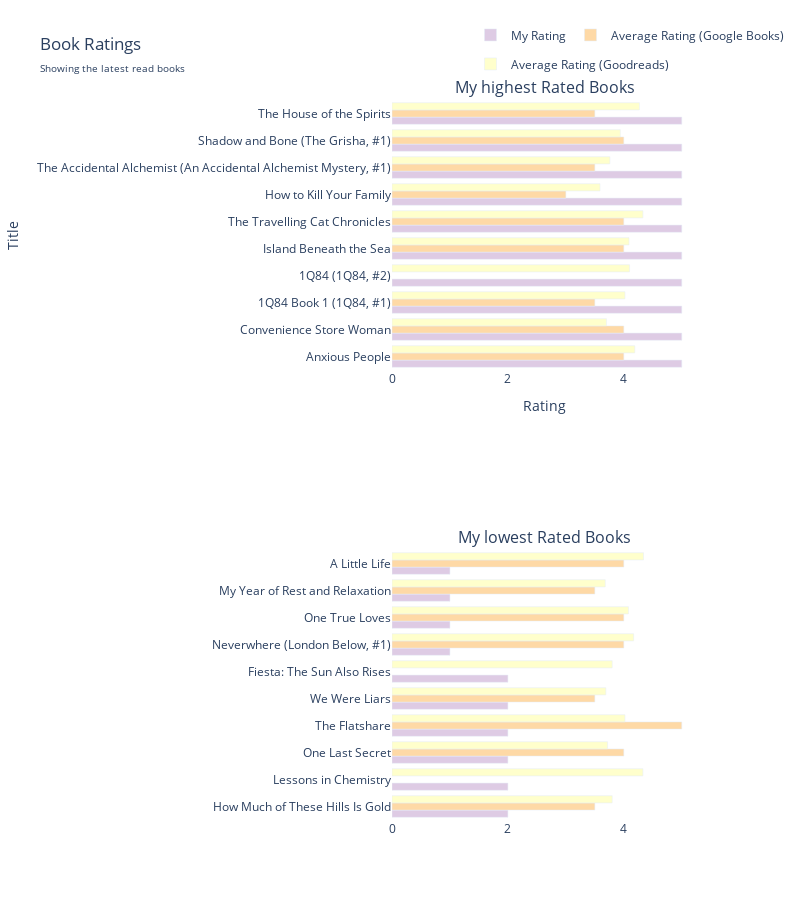

Notebook cell for this chart:
### Code cell
# from apps.viz import plot_book_ratings

plot_book_ratings(myreads)

### Figure 1 — Plotly figure (JSON) as saved in the notebook; plotly's stock layout.template omitted (floating-point values rounded to 4 significant figures)
{"data": [{"legendgroup": "My Rating", "marker": {"color": "rgb(222,203,228)"}, "name": "My Rating", "orientation": "h", "type": "bar", "x": [5, 5, 5, 5, 5, 5, 5, 5, 5, 5], "xaxis": "x", "y": ["Anxious People", "Convenience Store Woman", "1Q84 Book 1 (1Q84, #1)", "1Q84 (1Q84, #2)", "Island Beneath the Sea", "The Travelling Cat Chronicles", "How to Kill Your Family", "The Accidental Alchemist (An Accidental Alchemist Mystery, #1)", "Shadow and Bone (The Grisha, #1)", "The House of the Spirits"], "yaxis": "y"}, {"legendgroup": "Average Rating (Google Books)", "marker": {"color": "rgb(254,217,166)"}, "name": "Average Rating (Google Books)", "orientation": "h", "type": "bar", "x": [4, 4, 3.5, null, 4, 4, 3, 3.5, 4, 3.5], "xaxis": "x", "y": ["Anxious People", "Convenience Store Woman", "1Q84 Book 1 (1Q84, #1)", "1Q84 (1Q84, #2)", "Island Beneath the Sea", "The Travelling Cat Chronicles", "How to Kill Your Family", "The Accidental Alchemist (An Accidental Alchemist Mystery, #1)", "Shadow and Bone (The Grisha, #1)", "The House of the Spirits"], "yaxis": "y"}, {"legendgroup": "Average Rating (Goodreads)", "marker": {"color": "rgb(255,255,204)"}, "name": "Average Rating (Goodreads)", "orientation": "h", "type": "bar", "x": [4.19, 3.7, 4.02, 4.1, 4.09, 4.33, 3.59, 3.76, 3.94, 4.27], "xaxis": "x", "y": ["Anxious People", "Convenience Store Woman", "1Q84 Book 1 (1Q84, #1)", "1Q84 (1Q84, #2)", "Island Beneath the Sea", "The Travelling Cat Chronicles", "How to Kill Your Family", "The Accidental Alchemist (An Accidental Alchemist Mystery, #1)", "Shadow and Bone (The Grisha, #1)", "The House of the Spirits"], "yaxis": "y"}, {"legendgroup": "My Rating", "marker": {"color": "rgb(222,203,228)"}, "name": "My Rating", "orientation": "h", "showlegend": false, "type": "bar", "x": [2, 2, 2, 2, 2, 2, 1, 1, 1, 1], "xaxis": "x2", "y": ["How Much of These Hills Is Gold", "Lessons in Chemistry", "One Last Secret", "The Flatshare", "We Were Liars", "Fiesta: The Sun Also Rises", "Neverwhere (London Below, #1)", "One True Loves", "My Year of Rest and Relaxation", "A Little Life"], "yaxis": "y2"}, {"legendgroup": "Average Rating (Google Books)", "marker": {"color": "rgb(254,217,166)"}, "name": " ", "orientation": "h", "showlegend": false, "type": "bar", "x": [3.5, null, 4, 5, 3.5, null, 4, 4, 3.5, 4], "xaxis": "x2", "y": ["How Much of These Hills Is Gold", "Lessons in Chemistry", "One Last Secret", "The Flatshare", "We Were Liars", "Fiesta: The Sun Also Rises", "Neverwhere (London Below, #1)", "One True Loves", "My Year of Rest and Relaxation", "A Little Life"], "yaxis": "y2"}, {"legendgroup": "Average Rating (Goodreads)", "marker": {"color": "rgb(255,255,204)"}, "name": "Average Rating (Goodreads)", "orientation": "h", "showlegend": false, "type": "bar", "x": [3.8, 4.33, 3.72, 4.02, 3.69, 3.8, 4.17, 4.08, 3.68, 4.34], "xaxis": "x2", "y": ["How Much of These Hills Is Gold", "Lessons in Chemistry", "One Last Secret", "The Flatshare", "We Were Liars", "Fiesta: The Sun Also Rises", "Neverwhere (London Below, #1)", "One True Loves", "My Year of Rest and Relaxation", "A Little Life"], "yaxis": "y2"}], "layout": {"annotations": [{"font": {"size": 16}, "showarrow": false, "text": "My highest Rated Books", "x": 0.5, "xanchor": "center", "xref": "paper", "y": 1, "yanchor": "bottom", "yref": "paper"}, {"font": {"size": 16}, "showarrow": false, "text": "My lowest Rated Books", "x": 0.5, "xanchor": "center", "xref": "paper", "y": 0.375, "yanchor": "bottom", "yref": "paper"}], "barmode": "group", "height": 900, "legend": {"orientation": "h", "x": 1.3, "xanchor": "right", "y": 1.03, "yanchor": "bottom"}, "paper_bgcolor": "rgba(255, 255, 255, 1)", "plot_bgcolor": "rgba(255, 255, 255, 1)", "showlegend": true, "title": {"text": "Book Ratings<span style=\"font-size: 10px;\"><br>Showing the latest read books</span>"}, "width": 800, "xaxis": {"anchor": "y", "domain": [0, 1], "title": {"text": "Rating"}}, "xaxis2": {"anchor": "y2", "domain": [0, 1]}, "yaxis": {"anchor": "x", "domain": [0.625, 1], "showticklabels": true, "side": "top", "title": {"text": "Title"}}, "yaxis2": {"anchor": "x2", "domain": [0, 0.375]}}}
